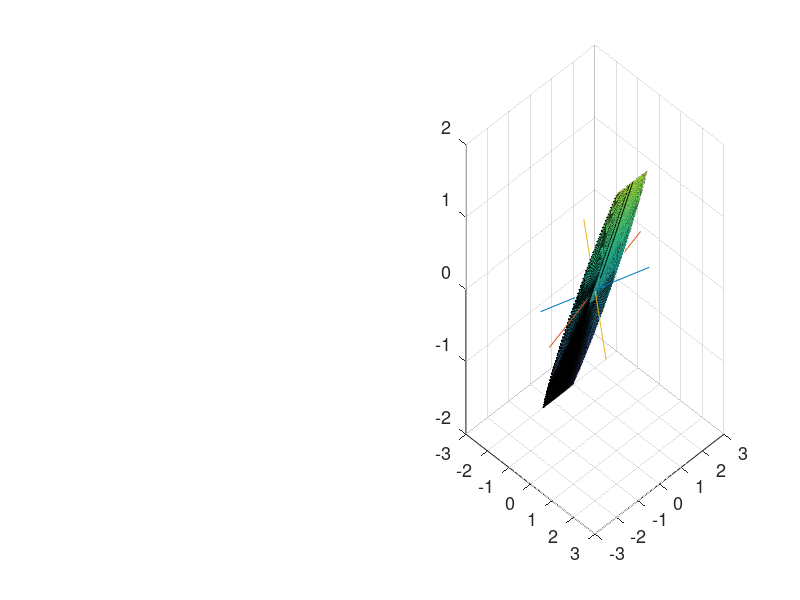

The MATLAB script that drew this image:
xlim([-3 3])
ylim([-3 3])
zlim([-2 2])
view([45 26])
set(gca, 'FontSize', 13);

t1 = pi/15
t2= -pi/9
t3 = -pi/20


Rx = [1 0 0;
    0 cos(t1) -sin(t1);
    0 sin(t1) cos(t1)];

Ry = [cos(t2) 0 sin(t2);
    0 1 0;
    -sin(t2) 0 cos(t2)];

Rz = [cos(t3) -sin(t3) 0;
    sin(t3) cos(t3) 0;
    0 0 1];

Sigma = diag([3; 1; 0.5]);
R = Rz*Ry*Rx*Sigma;

[x,y,z] = sphere(250);
plot3([-2 2], [0 0], [0 0], 'k', 'LineWidth', 6)
hold on
plot3([0 0], [-2 2], [0 0], 'k', 'LineWidth', 6)
plot3( [0 0], [0 0], [-2 2],'k', 'LineWidth', 6)

h1 = surf(x, y, z)
hold on
%set(h1, 'EdgeColor', 'none', 'FaceColor', [.5 .5 .5], 'FaceAngle', .75)

%lighting p
%shading interp1
axis egual

theta = (0:001:1)*2*pi;
x1 = cos(theta)
y1 = sin(theta)
z1 = 0*theta

x2= 0*theta
y2= cos(theta)
z2 = sin(theta)

x3 = cos(theta)
y3 = 0*theta
z3 = sin(theta)

plot3(x1, y1, z1, 'k', 'LineWidth', 6)
plot3(x2, y2, z2, 'k', 'LineWidth', 6)
plot3(x3, y3, z3, 'k', 'LineWidth', 6)

xlim([-3 3])
ylim([-3 3])
zlim([-2 2])
view([45 26])
set(gca, 'FontSize', 13);
%set(gca, 'PaperPositionMode', 'auto');
%set(gca, 'renderer', 'opengl');

%%
xR=0*x;
yR=0*y;
zR=0*z;

for i=1:size(x,1)
  for j=1:size(x, 2)
    vec = [x(i,j); y(i,j); z(i,j)];
    vecR = R*vec;

    xR(i,j)=vecR(1);
    yR(i,j)=vecR(2);
    zR(i,j)=vecR(3);
  end
end


vec1 = [x1; y1; z1];
vec2 = [x2; y2; z2];
vec3 = [x3; y3; z3];

vec1R = R*vec1
vec2R = R*vec2
vec3R = R*vec3

eX = [2; 0; 0];
eY = [0; 2; 0];
eZ = [0; 0; 2];
eXR = R*eX;
eYR = R*eY;
eZR = R*eZ;

x1R = vec1R(1,:)
x2R = vec2R(1,:)
x3R = vec3R(1,:)

y1R = vec1R(2,:)
y2R = vec2R(2,:)
y3R = vec3R(2,:)

z1R = vec1R(3,:)
z2R = vec2R(3,:)
z3R = vec3R(3,:)

subplot(1, 2, 2)
h1=surf(xR, yR, xR)
hold on
%set(h1, 'EdgeColor', 'none', 'FaceColor', [.5 .5 .5], 'FaceAngle', .75)
%lighting phong
%shading interp1
axis egual


plot3(x1R, y1R, z1R, 'k', 'LineWidth', 6)
plot3(x2R, y2R, z2R, 'k', 'LineWidth', 6)
plot3(x3R, y3R, z3R, 'k', 'LineWidth', 6)

plot3([-eXR(1) eXR(1)], [-eXR(2) eXR(2)], [-eXR(3) eXR(3)])
plot3([-eYR(1) eYR(1)], [-eYR(2) eYR(2)], [-eYR(3) eYR(3)])
plot3([-eZR(1) eZR(1)], [-eZR(2) eZR(2)], [-eZR(3) eZR(3)])


xlim([-3 3])
ylim([-3 3])
zlim([-2 2])

view([45 26])

set(gca, 'FontSize', 13);
%set(gca, 'PaperPositionMode', 'auto');
%set(gca, 'renderer', 'opengl');
%set(gca, 'Position', [100 100 800 300]);
